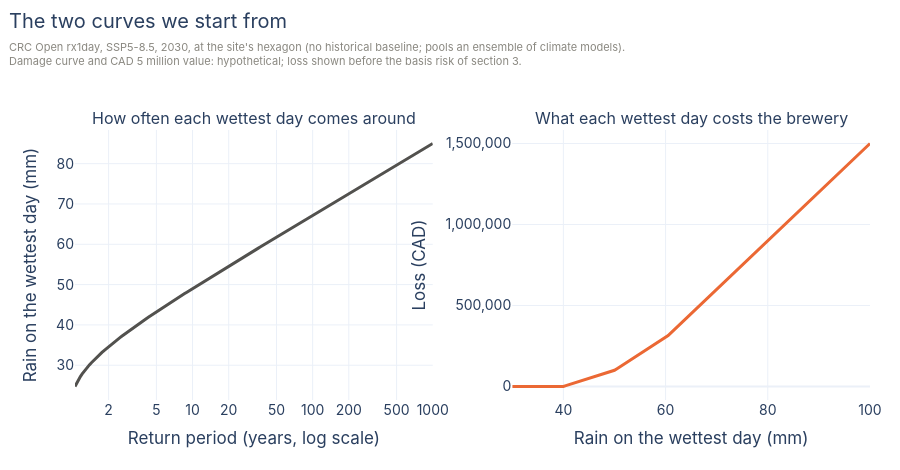

The cell this chart's notebook holds for it:
### Code cell
periods = np.geomspace(1.05, 1_000, 200)
rain = np.asarray(curve.quantiles(1 - 1 / periods), dtype=float)
rain_grid = np.linspace(30.0, 100.0, 141)
loss_grid = ASSET["value_cad"] * np.asarray(DAMAGE.evaluate(rain_grid), dtype=float)

fig = make_subplots(rows=1, cols=2, horizontal_spacing=0.1,
                    subplot_titles=("How often each wettest day comes around", "What each wettest day costs the brewery"))
fig.add_trace(go.Scatter(x=periods, y=rain, mode="lines", line=dict(color=INK, width=3), showlegend=False,
                         hovertemplate="1-in-%{x:.0f} years: %{y:.0f} mm<extra></extra>"), row=1, col=1)
fig.add_trace(go.Scatter(x=rain_grid, y=loss_grid, mode="lines", line=dict(color=ORANGE, width=3), showlegend=False,
                         hovertemplate="%{x:.0f} mm: loss CAD %{y:,.0f}<extra></extra>"), row=1, col=2)
fig.update_xaxes(type="log", tickvals=[1, 2, 5, 10, 20, 50, 100, 200, 500, 1000], title_text="Return period (years, log scale)", row=1, col=1)
fig.update_yaxes(title_text="Rain on the wettest day (mm)", row=1, col=1)
fig.update_xaxes(title_text="Rain on the wettest day (mm)", row=1, col=2)
fig.update_yaxes(title_text="Loss (CAD)", tickformat=",.0f", row=1, col=2)
layout(fig, "The two curves we start from",
       f"CRC Open rx1day, SSP5-8.5, {HORIZON}, at the site's hexagon (no historical baseline; pools an ensemble of climate models).<br>"
       f"Damage curve and CAD 5 million value: hypothetical; loss shown before the basis risk of section 3.", height=470, top=130)
fig.show()

### Figure 1 — Plotly figure (JSON) as saved in the notebook; plotly's stock layout.template omitted (floating-point values rounded to 4 significant figures; data arrays with more than 128 entries replaced by an {"elided": "..."} marker saying what was removed)
{"data": [{"hovertemplate": "1-in-%{x:.0f} years: %{y:.0f} mm<extra></extra>", "line": {"color": "#52514e", "width": 3}, "mode": "lines", "showlegend": false, "type": "scatter", "x": {"elided": "200 float values"}, "xaxis": "x", "y": {"elided": "200 float values"}, "yaxis": "y"}, {"hovertemplate": "%{x:.0f} mm: loss CAD %{y:,.0f}<extra></extra>", "line": {"color": "#eb6834", "width": 3}, "mode": "lines", "showlegend": false, "type": "scatter", "x": {"elided": "141 float values"}, "xaxis": "x2", "y": {"elided": "141 float values"}, "yaxis": "y2"}], "layout": {"annotations": [{"font": {"size": 16}, "showarrow": false, "text": "How often each wettest day comes around", "x": 0.225, "xanchor": "center", "xref": "paper", "y": 1.0, "yanchor": "bottom", "yref": "paper"}, {"font": {"size": 16}, "showarrow": false, "text": "What each wettest day costs the brewery", "x": 0.775, "xanchor": "center", "xref": "paper", "y": 1.0, "yanchor": "bottom", "yref": "paper"}], "font": {"family": "Inter, Helvetica, Arial, sans-serif", "size": 14}, "height": 470, "hoverlabel": {"font": {"size": 13}}, "margin": {"b": 70, "l": 75, "r": 30, "t": 130}, "title": {"subtitle": {"font": {"color": "#8a8880", "size": 11}, "text": "CRC Open rx1day, SSP5-8.5, 2030, at the site's hexagon (no historical baseline; pools an ensemble of climate models).<br>Damage curve and CAD 5 million value: hypothetical; loss shown before the basis risk of section 3."}, "text": "The two curves we start from", "x": 0.01, "y": 0.97, "yanchor": "top"}, "xaxis": {"anchor": "y", "domain": [0.0, 0.45], "tickvals": [1, 2, 5, 10, 20, 50, 100, 200, 500, 1000], "title": {"text": "Return period (years, log scale)"}, "type": "log"}, "xaxis2": {"anchor": "y2", "domain": [0.55, 1.0], "title": {"text": "Rain on the wettest day (mm)"}}, "yaxis": {"anchor": "x", "domain": [0.0, 1.0], "title": {"text": "Rain on the wettest day (mm)"}}, "yaxis2": {"anchor": "x2", "domain": [0.0, 1.0], "tickformat": ",.0f", "title": {"text": "Loss (CAD)"}}}}
